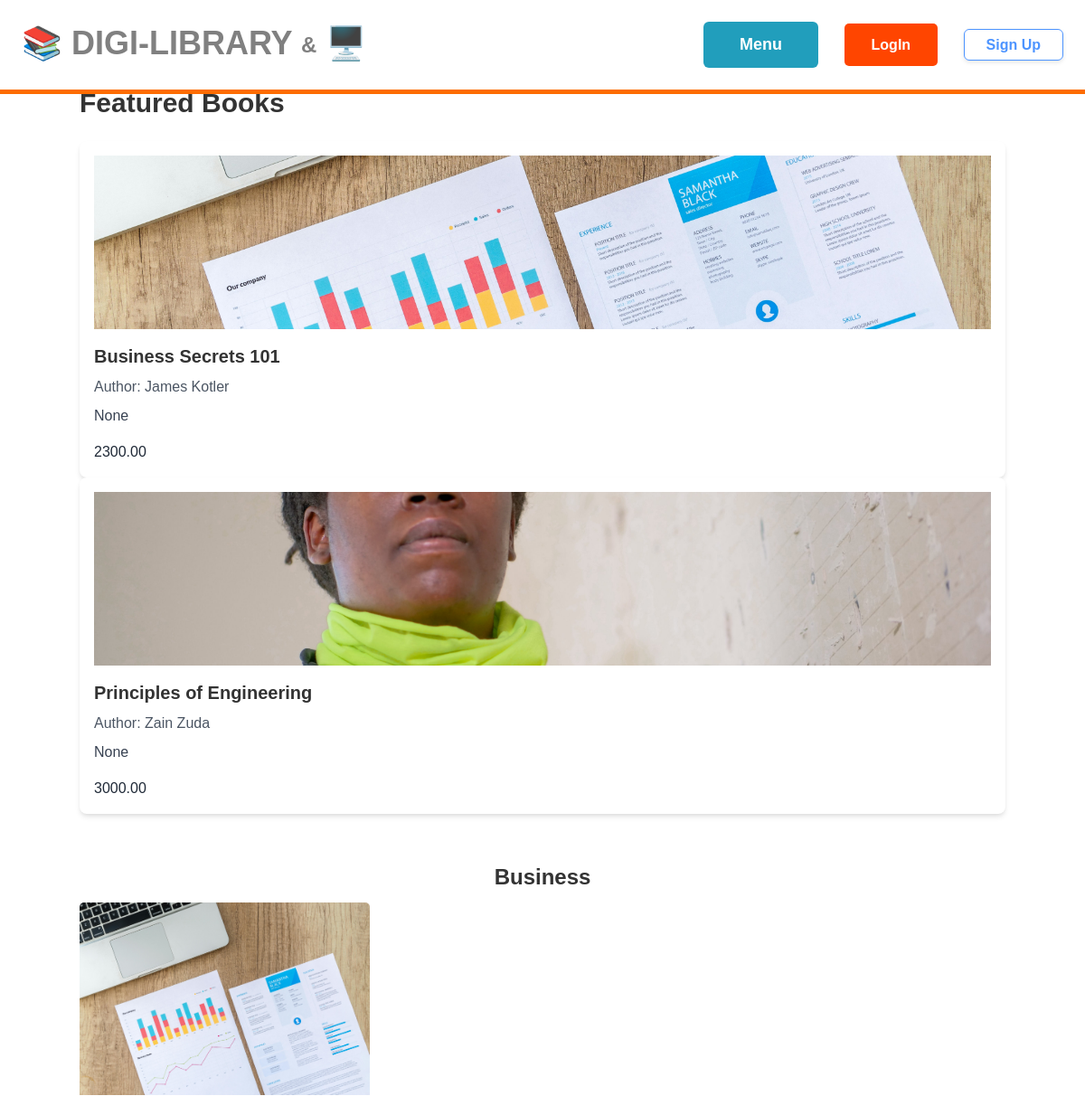
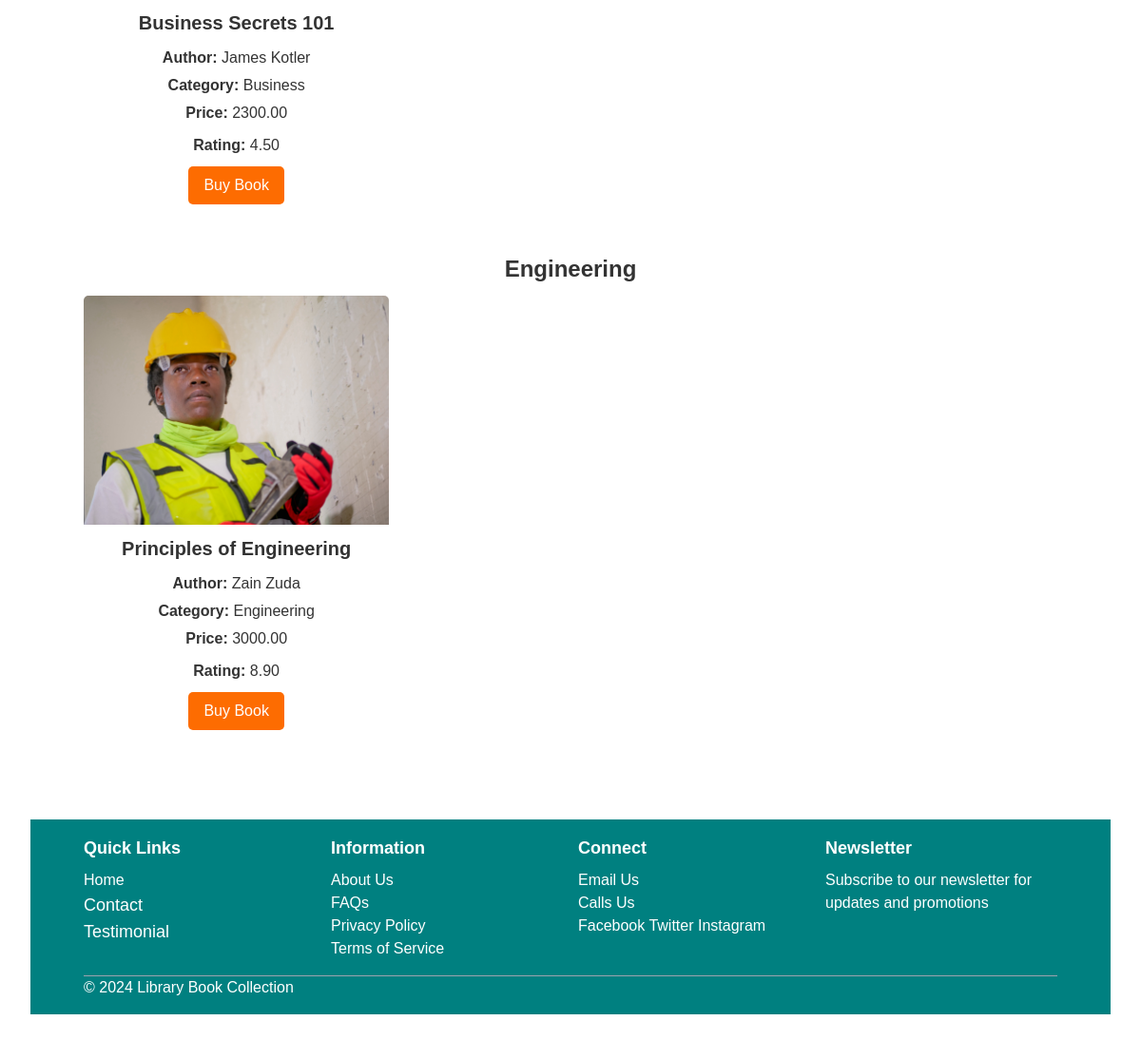
The app's page /index/ with its own data (2 pictures, top to bottom).
### file/models.py (models this page shows, shortened)
class File(models.Model):
    title = models.CharField(max_length=100)
    author = models.CharField(max_length=100)
    publication_year = models.PositiveIntegerField()
    category = models.ForeignKey(Category, related_name='files', on_delete=models.CASCADE)
    language = models.CharField(max_length=50)
    description = models.TextField(blank=True, null=True)
    available = models.BooleanField(default=True)
    rating = models.DecimalField(max_digits=3, decimal_places=2, null=True, blank=True)
    num_ratings = models.IntegerField(default=0)
    price = models.DecimalField(max_digits=10, decimal_places=2)
    image = models.ImageField(upload_to='file_images', blank=True, null=True)
    created_by = models.ForeignKey(User, related_name='uploaded_files', on_delete=models.CASCADE)
    created_at = models.DateTimeField(auto_now_add=True)
    file_type = models.CharField(max_length=50, choices=[('pdf', 'PDF'), ('slides', 'Slides'), ('doc', 'Doc')])
    file = models.FileField(upload_to='docs/')

class Category(models.Model):
    name = models.CharField(max_length=255)
    class Meta:
        ordering = ('name',)
        verbose_name_plural = 'Categories'
    def __str__(self):
        return self.name

### books/views.py (the view)
# urls.py: path('index/', views.index, name='index'),
def index(request):
    files = File.objects.all()
    files_by_category = {}
    categories = Category.objects.all()
    for category in categories:
        files_by_category[category] = File.objects.filter(category=category)
    context = {
        'files': files,
        'files_by_category': files_by_category,
    }
    return render(request, 'books/index.html', context)

### books/templates/books/index.html (shortened to what this page needs)
{% extends 'books/base.html' %}
{% block content %}
    <div class="container mx-auto py-8">
        <h1 class="text-3xl font-semibold mb-6">Featured Books</h1>
            {% for file in files %}
            <div class="bg-white p-4 rounded-lg shadow-md">
                <img src="{{ file.image.url }}" alt="{{ file.title }}" class="w-full h-48 object-cover mb-4">
                <h2 class="text-xl font-bold mb-2">{{ file.title }}</h2>
                <p class="text-gray-600 mb-2">Author: {{ file.author }}</p>
                <p class="text-gray-700">{{ file.description }}</p>
                <p class="text-gray-800 mt-4">{{ file.price }}</p>
            </div>
            {% endfor %}
    </div>
    {% for category, files in files_by_category.items %}
            {% if files %}
                <div style="grid-column: span 3; text-align: center;">
                    <h1 style="font-size: 24px; font-weight: bold; margin-top: 20px; margin-bottom: 10px;">{{ category.name }}</h1>
                </div>
                <div style="display: flex; flex-wrap: wrap; justify-content: left; gap: 20px;">
                    {% for file in files %}
                        {% if forloop.counter <= 3 %}
                            <div style="flex: 0 0 calc(33.33% - 20px); margin-bottom: 20px; border: none; border-radius: 5px; text-align: center;">
                                {% if file.image %}
                                    <img src="{{ file.image.url }}" alt="{{ file.title }} Image" style="width: 100%; border-top-left-radius: 5px; border-top-right-radius: 5px;">
                                {% endif %}
                                <div style="padding: 10px;">
                                    <h2 style="font-size: 20px; margin-bottom: 10px; font-family: Arial, sans-serif;"><strong>{{ file.title }}</strong></h2>
                                    <p style="font-size: 16px; margin-bottom: 5px; font-family: Arial, sans-serif;"><strong>Author:</strong> {{ file.author }}</p>
                                    <p style="font-size: 16px; margin-bottom: 5px; font-family: Arial, sans-serif;"><strong>Category:</strong> {{ file.category }}</p>
                                    <p style="font-size: 16px; margin-bottom: 10px; font-family: Arial, sans-serif;"><strong>Price:</strong> {{ file.price }}</p>
                                    <p style="font-size: 16px; margin-bottom: 10px; font-family: Arial, sans-serif;"><strong>Rating:</strong> {{ file.rating }}</p>
                                    <a href="{% url 'file:payment' file_id=file.id %}" style="display: inline-block; padding: 8px 16px; background-color: #FD6C01; color: white; border-radius: 5px; text-decoration: none; font-family: Arial, sans-serif;">Buy Book</a>
                                </div>
                            </div>
                        {% endif %}
                    {% endfor %}
                </div>
            {% endif %}
    {% endfor %}
{% endblock %}

### books/templates/books/base.html (shortened to what this page needs)
<!DOCTYPE html>
<html lang="en">
	<head>
		<link href="https://cdn.jsdelivr.net/npm/tailwindcss@2.2.19/dist/tailwind.min.css" rel="stylesheet">
		<link rel="stylesheet" href="https://cdnjs.cloudflare.com/ajax/libs/font-awesome/6.1.0/css/all.min.css">
	</head>
	<body style="background-color: #ffffff; font-family: Arial, sans-serif; font-size: 16px; line-height: 1.5; padding: 2rem; color: #333; margin: 0; min-height: 100vh; display: flex; flex-direction: column; ">
		<nav style="position: fixed; top: 0; left: 0; width: 100%; padding: 1.5rem 1.5rem; display: flex; justify-content: space-between; align-items: center; border-bottom: 5px solid #FD6C01; background-color: white; z-index: 1000;">
		    <a href="/" class="text-xl font-semibold" style="text-decoration: none; color: gray; font-family: Arial, sans-serif; font-size: 2.25rem; font-weight: 600;">📚 DIGI-LIBRARY <span style="font-size: 1.5rem; vertical-align: middle;">&amp;</span> 🖥️</a>
			<div class="space-x-6">
				<div class="dropdown">
					  <button style="padding: 0.75rem 2.5rem; font-family: Arial, sans-serif; font-size: 1.125rem; font-weight: 600; background-color: #848c94; color: #fff; border-radius: 0.375rem; transition: background-color 0.2s ease-in-out; background-color: #219ebc; transition-delay: 5s;">Menu
					  </button>
				</div>
				{% if user.is_authenticated %}
				    <a href="{% url 'books:logout' %}" class="btn" style="font-family: Arial, sans-serif; font-weight: 600; padding: 15px 30px; border-radius: 5px; background-color: orangered; color: white; text-decoration: none;">Logout</a>
				{% else %}
				    <a href="{% url 'books:login' %}" class="btn" style="font-family: Arial, sans-serif; font-weight: 600; padding: 15px 30px; border-radius: 5px; background-color: orangered; color: white; text-decoration: none;">LogIn</a>
				    <a href="{% url 'books:signup' %}" style="background-color: transparent; padding: 0.5rem 1.5rem; border: 1px solid #4d94ff; border-radius: 0.375rem; font-weight: 600; font-size: 1rem; color: #4d94ff; transition: all 0.3s ease-in-out; text-decoration: none; box-shadow: 0 2px 5px rgba(0, 0, 0, 0.1);">Sign Up</a>
				{% endif %}
			</div>
		</nav>
		<div class="container mx-auto py-8">
			{% block content %}
			{% endblock %}
		</div>
		<footer class="bg-blue-500 text-white py-4 mt-8" style="background-color: teal;">
			<div class="container mx-auto">
				<div class="grid grid-cols-1 md:grid-cols-2 lg:grid-cols-4 gap-4">
					<div>
						<h3 class="text-lg font-semibold mb-2">Quick Links</h3>
						<ul>
							<li><a href="/">Home</a></li
							<li><a href="{% url 'books:contact' %}" class="text-lg text-teal-500 hover:text-teal-700">Contact</a></li>
							<li><a href="{% url 'books:reviews' %}" class="text-lg text-teal-500 hover:text-teal-700">Testimonial</a></li>
						</ul>
					</div>
					<div>
						<h3 class="text-lg font-semibold mb-2">Information</h3>
						<ul>
							<li><a href="{% url 'books:about' %}">About Us</a></li>
							<li><a href="{% url 'books:faqs' %}">FAQs</a></li>
							<li><a href="{% url 'books:privacy' %}">Privacy Policy</a></li>
							<li><a href="#">Terms of Service</a></li>
						</ul>
					</div>
					<div>
						<h3 class="text-lg font-semibold mb-2">Connect</h3>
						<ul>
							<li><a href="library:info@libsoma.com">Email Us</a></li>
							<li><a href="tel:+2541234567">Calls Us</a></li>
							<li>
								<a href="#" target="_blank" rel="noopener noreferrer">Facebook</a>
								<a href="#" target="_blank" rel="noopener noreferrer">Twitter</a>
								<a href="#" target="_blank" rel="noopener noreferrer">Instagram</a>
							</li>
						</ul>
					</div>
					<div>
						<h3 class="text-lg font-semibold mb-2">Newsletter</h3>
						<p>Subscribe to our newsletter for updates and promotions</p>
					</div>
				</div>
				<hr class="mt-4 border-gray-400">
				<p>&copy; 2024 Library Book Collection</p>
			</div>
		</footer>
	</body>
</html>

### books/templates/books/base.html (style rules this page uses)
html { scroll-behavior: smooth; }
.dropdown { position: relative; display: inline-block; border-radius: 30px; }

### records on screen
File: image (picture), title "Business Secrets 101", author "James Kotler", description "None", price "2300.00", category "Business", rating "4.50"
File: image (picture), title "Principles of Engineering", author "Zain Zuda", description "None", price "3000.00", category "Engineering", rating "8.90"
Category: name "Business"
Category: name "Engineering"
